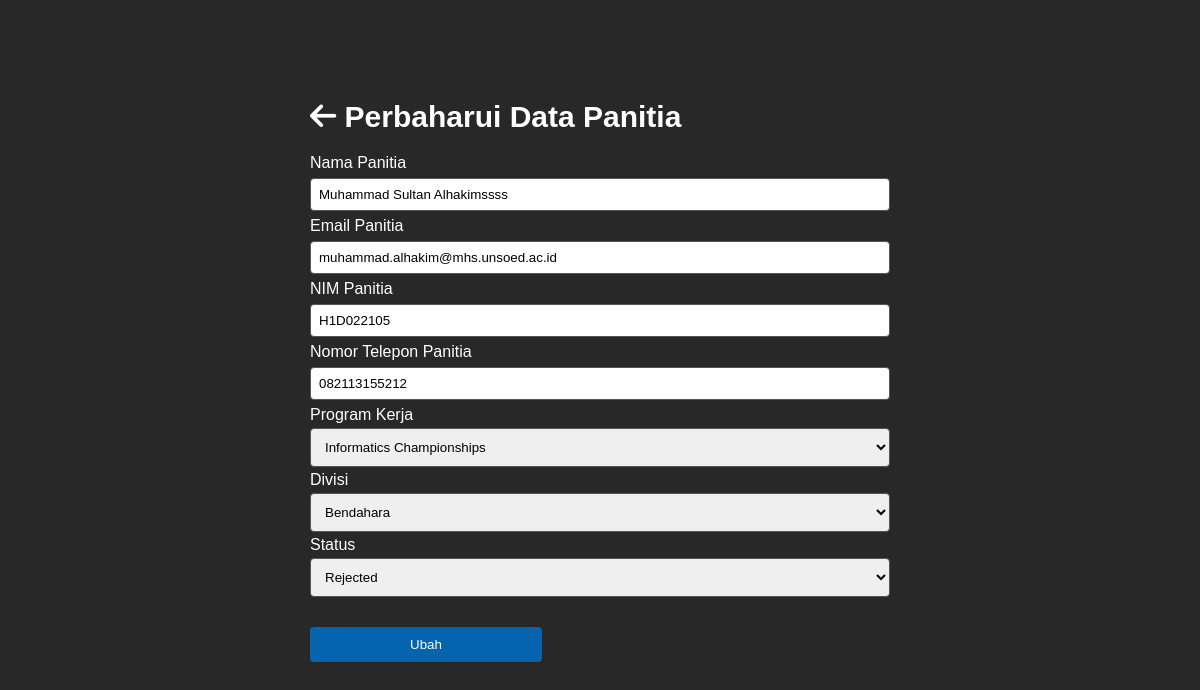
Screenshot of /update.php?update-committe=12 (signed in) with the database file from the repository.
### tables this page shows
CREATE TABLE `tbl_peserta` (
  `id` int(11) NOT NULL,
  `nama` varchar(50) NOT NULL,
  `nim` varchar(50) NOT NULL,
  `email` varchar(100) NOT NULL,
  `no_telp` varchar(20) NOT NULL,
  `status` enum('Pending','Rejected','Accepted') NOT NULL,
  `username` varchar(255) NOT NULL,
  `id_proker` int(11) NOT NULL,
  `id_divisi` int(11) NOT NULL
);

CREATE TABLE `tbl_proker` (
  `id_proker` int(11) NOT NULL,
  `nama_proker` varchar(50) NOT NULL
);

CREATE TABLE `tbl_divisi` (
  `id_divisi` int(11) NOT NULL,
  `nama_divisi` varchar(50) NOT NULL
);

### update.php (the view, shortened to what this page needs)
<?php
include('connection.php');
?>
<!DOCTYPE html>
<html>
<head>
    <link rel="stylesheet" type="text/css" href="assets/css/style.css" />
</head>
<body>
    <div class="dashboard-section">
        <div class="dashboard-content" id="update-article">
            <?php if (isset($_GET['update-article'])) { ?>
            <h2><a href="dashboard.php"><i class="fa-solid fa-arrow-left"></i></a> Perbaharui Artikel</h2>
            <?php } else if (isset($_GET['update-committe'])) { ?>
            <h2><a href="dashboard.php"><i class="fa-solid fa-arrow-left"></i></a> Perbaharui Data Panitia</h2>
            <?php } else if (isset($_GET['update-user'])) { ?>
            <h2><a href="dashboard.php"><i class="fa-solid fa-arrow-left"></i></a> Perbaharui Data Pengguna</h2>
            <?php } else if (isset($_GET['update-program'])) { ?>
            <h2><a href="dashboard.php"><i class="fa-solid fa-arrow-left"></i></a> Perbaharui Data Program Kerja</h2>
            <?php } else if (isset($_GET['update-division'])) { ?>
            <h2><a href="dashboard.php"><i class="fa-solid fa-arrow-left"></i></a> Perbaharui Data Divisi</h2>
            <?php } ?>
            <div class="dashboard-input">
                <?php
                if (isset($_GET['update-article'])) {
                    $id = $_GET['update-article'];
                    $sql = "SELECT * FROM tbl_konten WHERE id_konten = '$id'";
                    $query = mysqli_query($conn, $sql);
                    while ($data = mysqli_fetch_array($query)) {
                ?>
                <form name="update-article" action="process.php" method="POST" enctype="multipart/form-data">
                    <input type="hidden" name="article-id" value="<?php echo $data['id_konten']; ?>">
                    <label>Judul Artikel</label>
                    <input type="text" name="article-title" placeholder="Harap masukan judul konten .."
                        value="<?php echo $data['judul_konten']; ?>" required>
                    <label>Konten Artikel</label>
                    <textarea name="article-content" required><?php echo $data['judul_konten']; ?></textarea>
                    <label>Gambar Artikel</label>
                    <img src="assets/images/articles/<?php echo $data['gambar']; ?>" class="article-image">
                    <input type="file" name="article-image" accept="image/png, image/jpg, image/jpeg">
                    <input type="submit" value="Ubah" name="update-article">
                </form>
                <?php }
                } else if (isset($_GET['update-committe'])) {
                    $id = $_GET['update-committe'];
                    $sql = "SELECT * FROM tbl_peserta JOIN tbl_proker ON tbl_peserta.id_proker = tbl_proker.id_proker JOIN tbl_divisi ON tbl_peserta.id_divisi = tbl_divisi.id_divisi WHERE id = '$id'";
                    $query = mysqli_query($conn, $sql);
                    $data = mysqli_fetch_array($query);
                    ?>
                <form name="update-committe" action="process.php" method="POST" enctype="multipart/form-data">
                    <label>Nama Panitia</label>
                    <input type="text" name="committe-name" placeholder="Nama" value="<?php echo $data['nama']; ?>"
                        required>
                    <label>Email Panitia</label>
                    <input type="email" name="committe-email" placeholder="Email" value="<?php echo $data['email']; ?>"
                        required>
                    <label>NIM Panitia</label>
                    <input type="text" name="committe-nim" placeholder="NIM" value="<?php echo $data['nim']; ?>"
                        style="text-transform:uppercase" required>
                    <label>Nomor Telepon Panitia</label>
                    <input type="text" name="committe-number" placeholder="Nomor Telepon"
                        value="<?php echo $data['no_telp']; ?>" required>
                    <label>Program Kerja</label>
                    <select name="committe-program">
                        <option value="<?php echo $data['id_proker']; ?>"><?php echo $data['nama_proker']; ?></option>
                    </select>
                    <label>Divisi</label>
                    <select name="committe-division">
                        <option value="<?php echo $data['id_divisi']; ?>"><?php echo $data['nama_divisi']; ?></option>
                    </select>
                    <label>Status</label>
                    <select name="committe-status">
                        <option value="<?php echo $data['status']; ?>"><?php echo $data['status']; ?></option>
                    </select>
                    <input type="submit" value="Ubah" name="update-committe">
                </form>
                <?php
                } else if (isset($_GET['update-user'])) {
                    $id = $_GET['update-user'];
                    $sql = "SELECT * FROM tbl_user WHERE id = '$id'";
                    $query = mysqli_query($conn, $sql);
                    $data = mysqli_fetch_array($query);
                ?>
                <form name="update-user" action="process.php" method="POST" enctype="multipart/form-data">
                    <input type="hidden" name="user-id" value="<?php echo $data['id']; ?>">
                    <input type="hidden" name="old-username" value="<?php echo $data['username']; ?>">
                    <label>Nama Pengguna</label>
                    <input type="text" name="user-name" placeholder="Nama" value="<?php echo $data['nama']; ?>"
                        required>
                    <label>Email Pengguna</label>
                    <input type="email" name="user-email" placeholder="Email" value="<?php echo $data['email']; ?>"
                        required>
                    <label>Username Pengguna</label>
                    <input type="text" name="user-username" placeholder="Nama" value="<?php echo $data['username']; ?>"
                        required>
                    <label>Hak Akses</label>
                    <select name="user-access">
                        <option value="<?php echo $data['level']; ?>"><?php echo $data['level']; ?></option>
                        <option value="Member">Member</option>
                        <option value="Staff">Staff</option>
                        <option value="Administrator">Administrator</option>
                    </select>
                    <input type="submit" value="Ubah" name="update-user">
                </form>
                <?php
                } else if (isset($_GET['update-program'])) {
                    $id = $_GET['update-program'];
                    $sql = "SELECT * FROM tbl_proker WHERE id_proker = '$id'";
                    $query = mysqli_query($conn, $sql);
                    $data = mysqli_fetch_array($query);
                ?>
                <form name="update-user" action="process.php" method="POST" enctype="multipart/form-data">
                    <input type="hidden" name="program-id" value="<?php echo $data['id_proker']; ?>">
                    <label>Nama Proker</label>
                    <input type="text" name="program-name" placeholder="Nama"
                        value="<?php echo $data['nama_proker']; ?>" required>
                    <input type="submit" value="Ubah" name="update-program">
                </form>
                <?php
                } else if (isset($_GET['update-division'])) {
                    $id = $_GET['update-division'];
                    $sql = "SELECT * FROM tbl_divisi WHERE id_divisi = '$id'";
                    $query = mysqli_query($conn, $sql);
                    $data = mysqli_fetch_array($query);
                ?>
                <form name="update-user" action="process.php" method="POST" enctype="multipart/form-data">
                    <input type="hidden" name="division-id" value="<?php echo $data['id_divisi']; ?>">
                    <label>Nama Divisi</label>
                    <input type="text" name="division-name" placeholder="Nama"
                        value="<?php echo $data['nama_divisi']; ?>" required>
                    <input type="submit" value="Ubah" name="update-division">
                </form>
                <?php }
                ?>
            </div>
        </div>
    </div>
</body>
</html>

### assets/css/style.css (style rules this page uses)
* { margin: 0; scroll-behavior: smooth; box-sizing: border-box; }
body { background-color: #f2eaf5; font-family: 'Poppins', sans-serif; }
.dashboard-section { display: inline-block; width: 82%; min-height: 100vh; height: 100%; padding: 100px 50px; background-color: rgb(40, 40, 40); }
.dashboard-section .dashboard-content { vertical-align: top; padding: 0px 40px; }
.dashboard-section .dashboard-content h2 { color: white; font-weight: 600; font-size: 30px; }
.dashboard-section .dashboard-content h2 a { text-decoration: none; color: white; -webkit-transition: 0.2s; transition: 0.2s; }
.dashboard-section .dashboard-content form input[type="submit"] { width: 8%; padding: 6px; border-radius: 4px; text-decoration: none; background-color: rgb(5, 100, 173); color: white; border: none; cursor: pointer; -webkit-transition: 0.2s; transition: 0.2s; }
.dashboard-section .dashboard-content .dashboard-input { margin-top: 20px; }
.dashboard-section .dashboard-content .dashboard-input label { color: white; font-weight: 400; display: block; }
.dashboard-section .dashboard-content .dashboard-input input { width: 100%; border-radius: 4px; border: 1px solid #555555; display: block; }
.dashboard-section .dashboard-content .dashboard-input select { width: 100%; padding: 10px; border-radius: 4px; border: 1px solid #555555; display: block; }
.dashboard-section .dashboard-content .dashboard-input input[type="submit"] { width: 40%; padding: 10px; margin-top: 30px; border-radius: 4px; text-decoration: none; background-color: rgb(5, 100, 173); color: white; border: none; cursor: pointer; -webkit-transition: 0.2s; transition: 0.2s; }
input { width: 100%; border: none; border-radius: 10px; margin: 6px 0px; padding: 8px; box-sizing: border-box; -webkit-box-sizing: border-box; }

### update.php (style rules this page uses)
body { background-color: rgb(31, 31, 31); }
select { margin: 4px 0px; }
.dashboard-section { width: 100%; }
.dashboard-content { width: 60%; margin: auto; }

### rows the page displays
tbl_peserta: committe-name "Muhammad Sultan Alhakimssss", committe-email "muhammad.alhakim@mhs.unsoed.ac.id", committe-nim "H1D022105", committe-number "082113155212", committe-program "Informatics Championships", committe-division "Bendahara", committe-status "Rejected"
